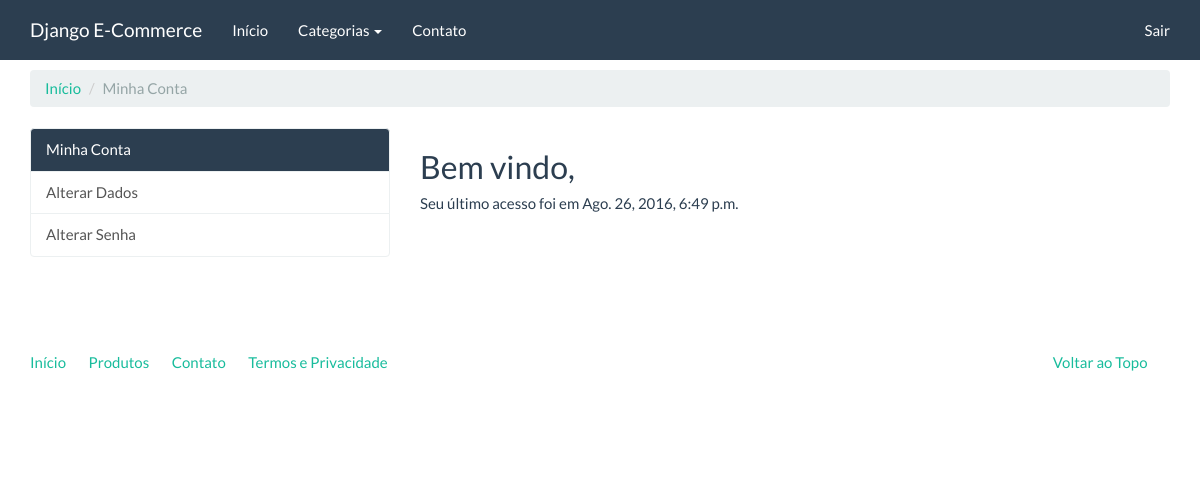
/conta/ (signed in), run on an earlier commit of the app's database.
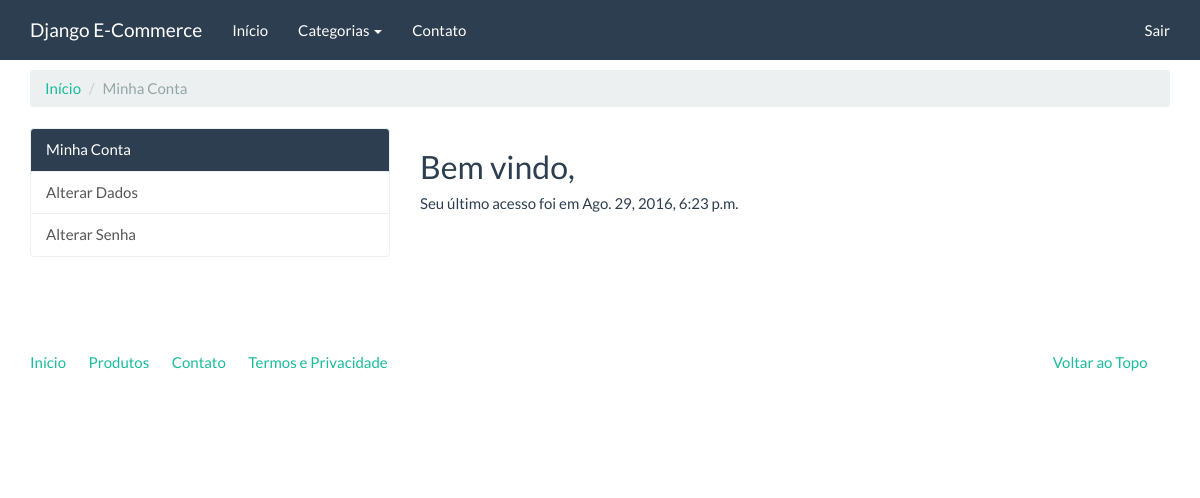
And on a later commit of the database.
### accounts/models.py (models this page shows, shortened)
class User(AbstractBaseUser, PermissionsMixin):
    username = models.CharField(
        'Apelido / Usuário', max_length=30, unique=True, validators=[
            validators.RegexValidator(
                re.compile('^[\w.@+-]+$'),
                'Informe um nome de usuário válido. '
                'Este valor deve conter apenas letras, números e os caracteres: @/./+/-/_ .', 'invalid'
            )
        ], help_text='Um nome curto que será usado para identificá-lo de forma única na plataforma'
    )
    name = models.CharField('Nome', max_length=100, blank=True)
    email = models.EmailField('E-mail', unique=True)
    is_staff = models.BooleanField('Equipe', default=False)
    is_active = models.BooleanField('Ativo', default=True)
    date_joined = models.DateTimeField('Data de Entrada', auto_now_add=True)
    USERNAME_FIELD = 'username'
    REQUIRED_FIELDS = ['email']
    objects = UserManager()
    class Meta:
        verbose_name = 'Usuário'
        verbose_name_plural = 'Usuários'

### accounts/views.py (the view)
class IndexView(LoginRequiredMixin, TemplateView):
    template_name = 'accounts/index.html'

### catalog/context_processors.py (called while the page is built)
def categories(request):
    return {
        'categories': Category.objects.all()
    }

### accounts/templates/accounts/index.html (shortened to what this page needs)
{% extends "base.html" %}
{% block container %}
    <ol class="breadcrumb">
        <li><a href="{% url 'index' %}">Início</a></li>
        {% block user_breadcrumb %}
            <li class="active">Minha Conta</li>
        {% endblock user_breadcrumb %}
    </ol>
    <div class="row">
        <div class="col-md-4">
            <div class="list-group">
                <a href="#" class="list-group-item active">Minha Conta</a>
                <a href="{% url 'accounts:update_user' %}" class="list-group-item">Alterar Dados</a>
                <a href="{% url 'accounts:update_password' %}" class="list-group-item">Alterar Senha</a>
            </div>
        </div>
        <div class="col-md-8">
            {% block accounts_container %}
            {% if user %}
            <h2>Bem vindo, {{ user.name }}</h2>
            <h5>Seu último acesso foi em {{ user.last_login|default:'Esse é o seu primeiro acesso' }}</h5>
            {% endif %}
            {% endblock accounts_container %}
        </div>
    </div>
{% endblock container %}

What changed in the data, as far as the page shows it:
changed User: last_login "Ago. 26, 2016, 6:49 p.m." → "Ago. 29, 2016, 6:23 p.m."
